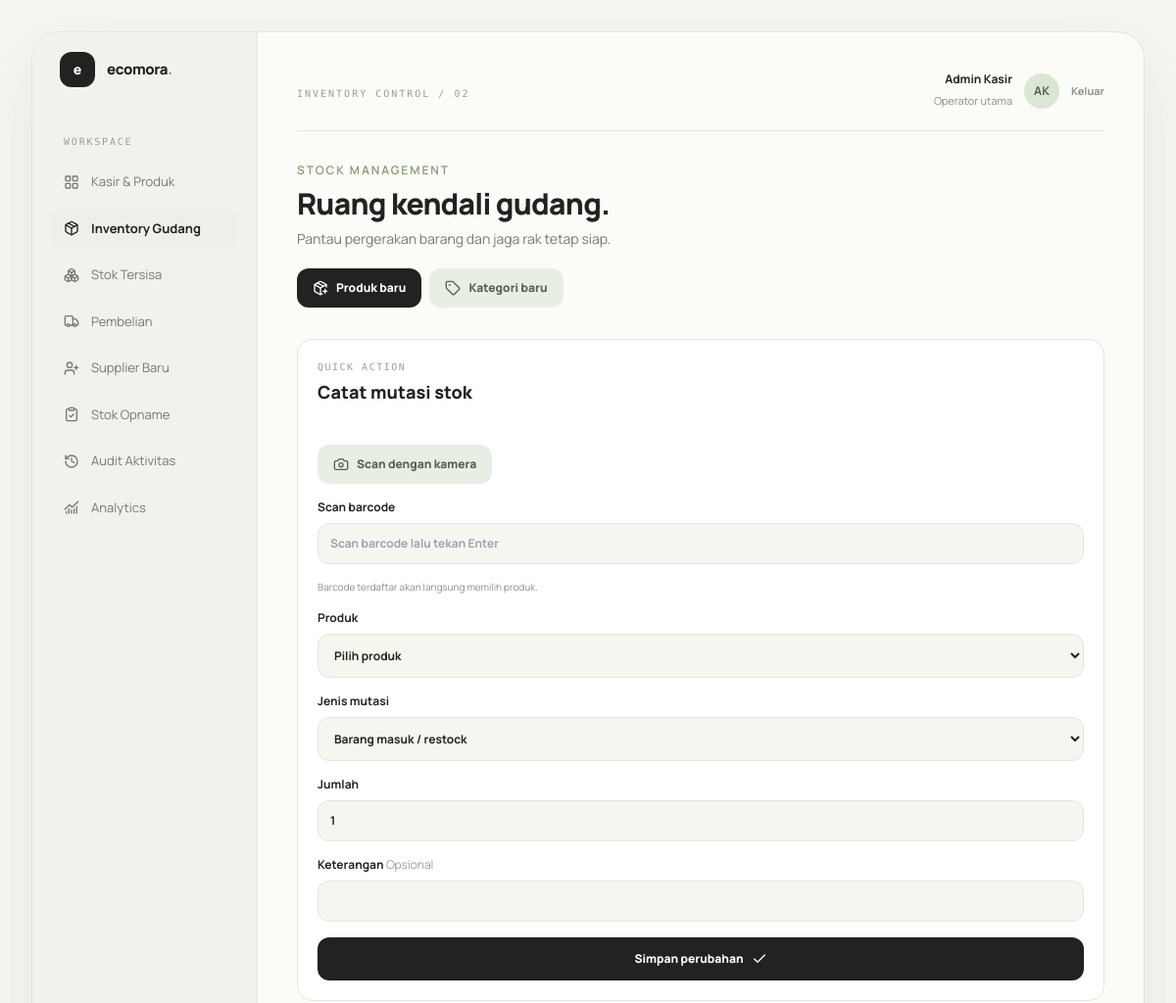
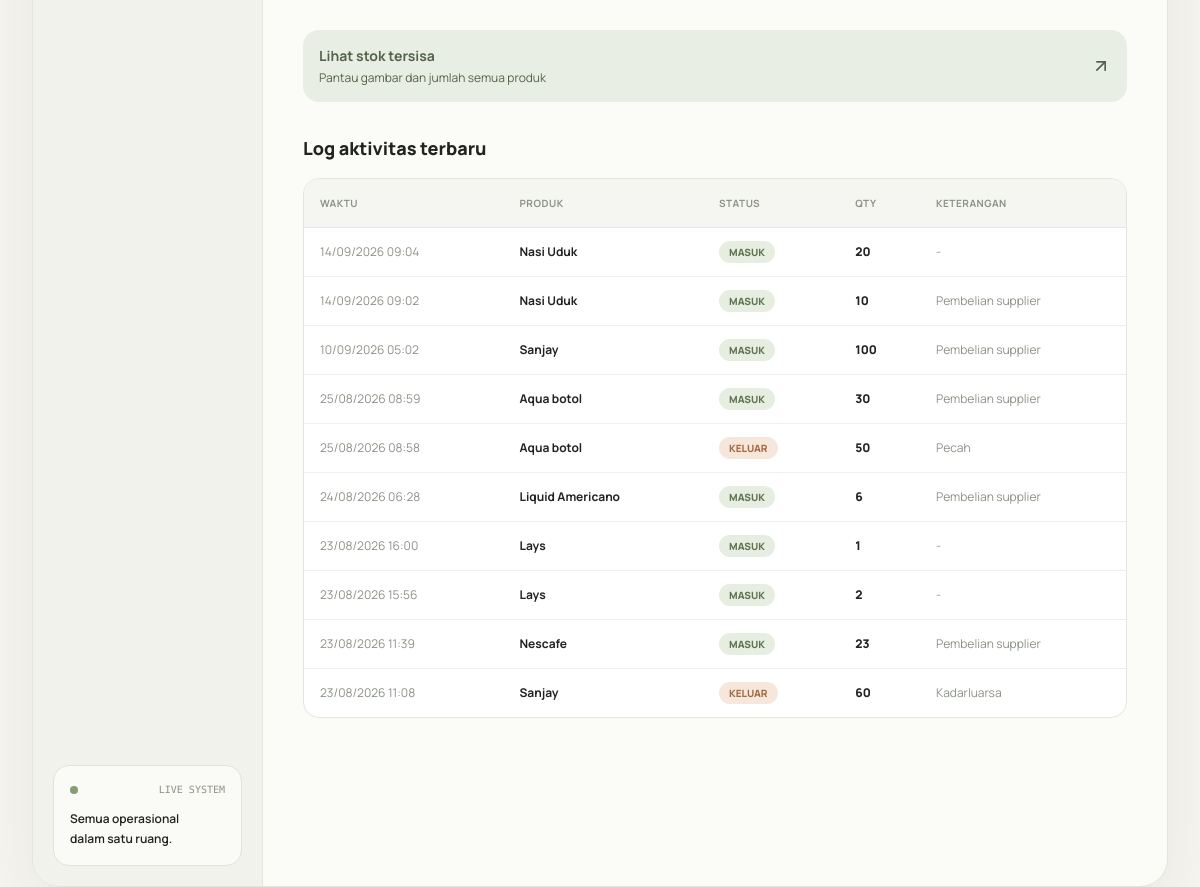
/gudang/ (signed in), run on the app's committed database (2 pictures, top to bottom).
### POSsystem/models.py (models this page shows, shortened)
class RiwayatStok(models.Model):
    TIPE_CHOICES = (
        ('MASUK', 'Barang Masuk (Restock)'),
        ('KELUAR', 'Barang Keluar (Penyesuaian/Rusak)'),
    )
    produk = models.ForeignKey(Produk, on_delete=models.CASCADE)
    tipe = models.CharField(max_length=10, choices=TIPE_CHOICES)
    jumlah = models.IntegerField()
    tanggal = models.DateTimeField(auto_now_add=True)
    keterangan = models.TextField(blank=True, null=True, help_text="Contoh: Tambahan dari supplier A, atau Barang rusak")

class Produk(models.Model):
    kategori = models.ForeignKey(Kategori, on_delete=models.SET_NULL, null=True)
    kode_barcode = models.CharField(max_length=50, unique=True, help_text="Scan barcode di sini")
    nama_produk = models.CharField(max_length=200)
    harga_beli = models.DecimalField(max_digits=10, decimal_places=2)
    harga_jual = models.DecimalField(max_digits=10, decimal_places=2)
    stok_gudang = models.IntegerField(default=0)
    stok_minimum = models.IntegerField(default=5)
    gambar = models.ImageField(upload_to='produk_images/', null=True, blank=True)

### POSsystem/views.py (the view, shortened to what this page needs)
# urls.py: path('gudang/', views.halaman_gudang, name='halaman_gudang'),
@login_required
@group_required('Admin Gudang', 'Supervisor')
def halaman_gudang(request):
    return render(request, 'POSsystem/gudang.html', {
        'daftar_produk': Produk.objects.select_related('kategori').all(),
        'riwayat_terbaru': RiwayatStok.objects.select_related('produk').order_by('-tanggal')[:10],
    })

### POSsystem/templates/POSsystem/gudang.html (shortened to what this page needs)
{% extends 'POSsystem/base.html' %}
{% block gudang_active %}active{% endblock %}
{% block eyebrow %}<span
  class="mono text-[10px] uppercase tracking-[.2em] text-[#9a9f96]"
  >Inventory control / 02</span
>{% endblock %}  {% block content %}
<section class="fade-up">
  <div class="mb-8">
    <p
      class="mb-2 text-xs font-semibold uppercase tracking-[.16em] text-[#879b75]"
    >
      Stock management
    </p>
    <h1 class="text-3xl font-extrabold tracking-tight">
      Ruang kendali gudang.
    </h1>
    <p class="mt-2 text-sm text-[#747a71]">
      Pantau pergerakan barang dan jaga rak tetap siap.
    </p>
    <div class="mt-5 flex flex-wrap gap-2">
      <a
        href="{% url 'tambah_produk_baru' %}"
        class="btn-primary inline-flex items-center gap-2 rounded-xl px-4 py-3 text-xs font-extrabold"
        ><i data-lucide="package-plus" class="h-4 w-4"></i>Produk baru</a
      >
      <a
        href="{% url 'tambah_kategori' %}"
        class="btn-soft inline-flex items-center gap-2 rounded-xl px-4 py-3 text-xs font-extrabold"
        ><i data-lucide="tag" class="h-4 w-4"></i>Kategori baru</a
      >
    </div>
  </div>
  <div class="grid grid-cols-1 gap-8 xl:grid-cols-[340px_1fr]">
    <div class="h-fit rounded-2xl border border-[#e5e5dc] bg-white p-5">
      <p class="mono text-[10px] uppercase tracking-[.15em] text-[#9a9f96]">
        Quick action
      </p>
      <h2 class="mb-6 mt-1 text-lg font-extrabold">Catat mutasi stok</h2>
      <form action="{% url 'halaman_gudang' %}" method="POST" class="space-y-4">
        {% csrf_token %}<button
          type="button"
          id="open-warehouse-scanner"
          class="btn-soft mb-2 inline-flex items-center gap-2 rounded-xl px-4 py-3 text-xs font-extrabold"
        >
          <i data-lucide="camera" class="h-4 w-4"></i>Scan dengan kamera</button
        ><label class="block text-xs font-bold"
          >Scan barcode<input
            type="text"
            name="kode_barcode"
            autofocus
            placeholder="Scan barcode lalu tekan Enter"
            class="field mt-2 w-full rounded-xl p-3 text-xs"
        /></label>
        <p class="-mt-2 text-[10px] text-[#8b9286]">
          Barcode terdaftar akan langsung memilih produk.
        </p>
        <label class="block text-xs font-bold"
          >Produk<select
            name="produk_id"
            required
            class="field mt-2 w-full rounded-xl p-3 text-xs"
          >
            <option value="">Pilih produk</option>
          </select></label
        ><label class="block text-xs font-bold"
          >Jenis mutasi<select
            name="tipe"
            required
            class="field mt-2 w-full rounded-xl p-3 text-xs"
          >
            <option value="MASUK">Barang masuk / restock</option>
          </select></label
        ><label class="block text-xs font-bold"
          >Jumlah<input
            type="number"
            name="jumlah"
            min="1"
            required
            value="1"
            class="field mt-2 w-full rounded-xl p-3 text-xs" /></label
        ><label class="block text-xs font-bold"
          >Keterangan <span class="font-normal text-[#9a9f96]">Opsional</span
          ><input
            type="text"
            name="keterangan"
            class="field mt-2 w-full rounded-xl p-3 text-xs" /></label
        ><button
          type="submit"
          class="btn-primary flex w-full items-center justify-center gap-2 rounded-xl py-3.5 text-xs font-extrabold"
        >
          Simpan perubahan <i data-lucide="check" class="h-4 w-4"></i>
        </button>
      </form>
    </div>
    <div class="min-w-0">
      <a
        href="{% url 'halaman_stok' %}"
        class="btn-soft mb-8 flex items-center justify-between rounded-2xl p-4"
        ><span
          ><strong class="block text-sm">Lihat stok tersisa</strong
          ><span class="mt-1 block text-xs"
            >Pantau gambar dan jumlah semua produk</span
          ></span
        ><i data-lucide="arrow-up-right" class="h-5 w-5"></i
      ></a>
      <h2 class="mb-4 text-lg font-extrabold">Log aktivitas terbaru</h2>
      <div class="overflow-x-auto rounded-2xl border border-[#e5e5dc] bg-white">
        <table class="w-full min-w-[620px] text-left text-xs">
          <thead>
            <tr
              class="border-b bg-[#f5f6f1] text-[10px] uppercase tracking-wider text-[#8b9286]"
            >
              <th class="p-4">Waktu</th>
              <th class="p-4">Produk</th>
              <th class="p-4">Status</th>
              <th class="p-4">Qty</th>
              <th class="p-4">Keterangan</th>
            </tr>
          </thead>
          <tbody>
            {% for log in riwayat_terbaru %}
            <tr class="border-b border-[#f0f0eb] last:border-0">
              <td class="p-4 text-[#8b9286]">
                {{ log.tanggal|date:"d/m/Y H:i" }}
              </td>
              <td class="p-4 font-bold">{{ log.produk.nama_produk }}</td>
              <td class="p-4">
                {% if log.tipe == 'MASUK' %}<span
                  class="rounded-full bg-[#e5eee0] px-2.5 py-1 text-[10px] font-extrabold text-[#607251]"
                  >MASUK</span
                >{% else %}<span
                  class="rounded-full bg-[#f7e6da] px-2.5 py-1 text-[10px] font-extrabold text-[#a36946]"
                  >KELUAR</span
                >{% endif %}
              </td>
              <td class="p-4 font-extrabold">{{ log.jumlah }}</td>
              <td class="p-4 text-[#8b9286]">
                {{ log.keterangan|default:"-" }}
              </td>
            </tr>
            {% empty %}
            <tr>
              <td colspan="5" class="p-14 text-center text-[#9a9f96]">
                Belum ada riwayat pergerakan barang.
              </td>
            </tr>
            {% endfor %}
          </tbody>
        </table>
      </div>
    </div>
  </div>
</section>
{% endblock %}

### POSsystem/templates/POSsystem/base.html (style rules this page uses)
:root { --ink: #20231f; --muted: #747a71; --paper: #f6f5f0; --line: #e5e5dc; --sage: #879b75; --sage-dark: #607251; --warm: #e7b98a; }
* { box-sizing: border-box; }
body { background: var(--paper); color: var(--ink); font-family: "Manrope", sans-serif; }
.mono { font-family: "DM Mono", monospace; }
.field { background: #f6f6f1; border: 1px solid var(--line); transition: 0.2s ease; }
.btn-primary { background: var(--ink); color: white; transition: 0.2s ease; }
.btn-soft { background: #e9eee4; color: #53634a; transition: 0.2s ease; }
.fade-up { animation: fadeUp 0.5s ease both; }

### data on the page
RiwayatStok: tanggal "14/09/2026 09:04", produk.nama_produk "Nasi Uduk", tipe "MASUK", jumlah "20", keterangan "-"
RiwayatStok: tanggal "14/09/2026 09:02", produk.nama_produk "Nasi Uduk", tipe "MASUK", jumlah "10", keterangan "Pembelian supplier"
RiwayatStok: tanggal "10/09/2026 05:02", produk.nama_produk "Sanjay", tipe "MASUK", jumlah "100", keterangan "Pembelian supplier"
RiwayatStok: tanggal "25/08/2026 08:59", produk.nama_produk "Aqua botol", tipe "MASUK", jumlah "30", keterangan "Pembelian supplier"
RiwayatStok: tanggal "25/08/2026 08:58", produk.nama_produk "Aqua botol", tipe "KELUAR", jumlah "50", keterangan "Pecah"
RiwayatStok: tanggal "24/08/2026 06:28", produk.nama_produk "Liquid Americano", tipe "MASUK", jumlah "6", keterangan "Pembelian supplier"
RiwayatStok: tanggal "23/08/2026 16:00", produk.nama_produk "Lays", tipe "MASUK", jumlah "1", keterangan "-"
RiwayatStok: tanggal "23/08/2026 15:56", produk.nama_produk "Lays", tipe "MASUK", jumlah "2", keterangan "-"
RiwayatStok: tanggal "23/08/2026 11:39", produk.nama_produk "Nescafe", tipe "MASUK", jumlah "23", keterangan "Pembelian supplier"
RiwayatStok: tanggal "23/08/2026 11:08", produk.nama_produk "Sanjay", tipe "KELUAR", jumlah "60", keterangan "Kadarluarsa"
